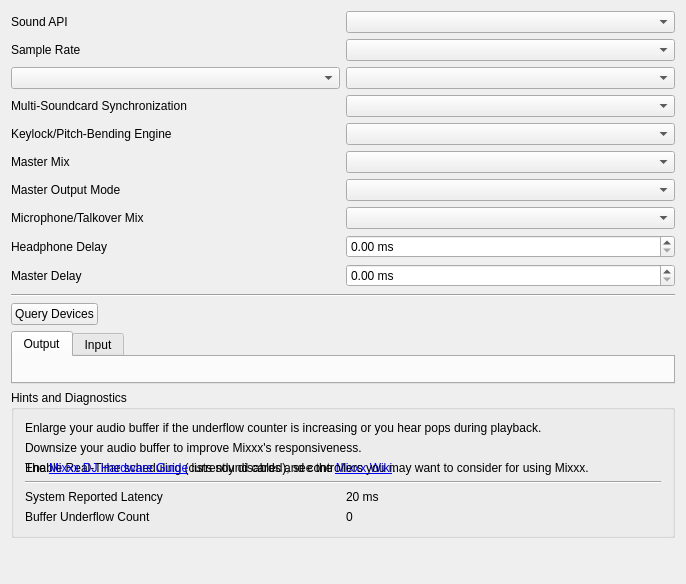
<?xml version="1.0" encoding="UTF-8"?>
<ui version="4.0">
 <class>DlgPrefSoundDlg</class>
 <widget class="QWidget" name="DlgPrefSoundDlg">
  <property name="geometry">
   <rect>
    <x>0</x>
    <y>0</y>
    <width>686</width>
    <height>584</height>
   </rect>
  </property>
  <property name="windowTitle">
   <string>Sound Hardware Preferences</string>
  </property>
  <layout class="QVBoxLayout" name="verticalLayout_2">
   <item>
    <layout class="QGridLayout" name="gridLayout">
     <item row="0" column="1">
      <widget class="QComboBox" name="apiComboBox"/>
     </item>
     <item row="8" column="0">
      <widget class="QLabel" name="headDelayLabel">
       <property name="text">
        <string>Headphone Delay</string>
       </property>
      </widget>
     </item>
     <item row="2" column="0">
       <widget class="QComboBox" name="audioFragmentsComboBox"/>
     </item>
     <item row="9" column="1">
      <widget class="QDoubleSpinBox" name="masterDelaySpinBox">
       <property name="suffix">
        <string extracomment="milliseconds"> ms</string>
       </property>
       <property name="decimals">
        <number>2</number>
       </property>
       <property name="maximum">
        <double>200.000000000000000</double>
       </property>
      </widget>
     </item>
     <item row="1" column="0">
      <widget class="QLabel" name="sampleRateLabel">
       <property name="text">
        <string>Sample Rate</string>
       </property>
       <property name="buddy">
        <cstring>sampleRateComboBox</cstring>
       </property>
      </widget>
     </item>
     <item row="10" column="0">
      <spacer name="outputVSpacer_3">
       <property name="orientation">
        <enum>Qt::Vertical</enum>
       </property>
       <property name="sizeType">
        <enum>QSizePolicy::MinimumExpanding</enum>
       </property>
       <property name="sizeHint" stdset="0">
        <size>
         <width>20</width>
         <height>1</height>
        </size>
       </property>
      </spacer>
     </item>
     <item row="1" column="1">
      <widget class="QComboBox" name="sampleRateComboBox"/>
     </item>
     <item row="2" column="1">
      <widget class="QComboBox" name="audioBufferComboBox"/>
     </item>
     <item row="0" column="0">
      <widget class="QLabel" name="apiLabel">
       <property name="text">
        <string>Sound API</string>
       </property>
       <property name="buddy">
        <cstring>apiComboBox</cstring>
       </property>
      </widget>
     </item>
     <item row="8" column="1">
      <widget class="QDoubleSpinBox" name="headDelaySpinBox">
       <property name="suffix">
        <string extracomment="milliseconds"> ms</string>
       </property>
       <property name="decimals">
        <number>2</number>
       </property>
       <property name="maximum">
        <double>200.000000000000000</double>
       </property>
      </widget>
     </item>
     <item row="9" column="0">
      <widget class="QLabel" name="masterDelayLabel">
       <property name="text">
        <string>Master Delay</string>
       </property>
      </widget>
     </item>
     <item row="3" column="0">
      <widget class="QLabel" name="deviceSyncLabel">
       <property name="text">
        <string>Multi-Soundcard Synchronization</string>
       </property>
      </widget>
     </item>
     <item row="3" column="1">
      <widget class="QComboBox" name="deviceSyncComboBox"/>
     </item>
     <item row="5" column="0">
      <widget class="QLabel" name="masteMixLabel">
       <property name="text">
        <string>Master Mix</string>
       </property>
      </widget>
     </item>
     <item row="5" column="1">
      <widget class="QComboBox" name="masterMixComboBox"/>
     </item>
     <item row="4" column="0">
      <widget class="QLabel" name="keylockLabel">
       <property name="text">
        <string>Keylock/Pitch-Bending Engine</string>
       </property>
       <property name="buddy">
        <cstring>keylockComboBox</cstring>
       </property>
      </widget>
     </item>
     <item row="4" column="1">
      <widget class="QComboBox" name="keylockComboBox"/>
     </item>
     <item row="6" column="0">
      <widget class="QLabel" name="masterMonoLabel">
       <property name="text">
        <string>Master Output Mode</string>
       </property>
      </widget>
     </item>
     <item row="6" column="1">
      <widget class="QComboBox" name="masterOutputModeComboBox"/>
     </item>
     <item row="7" column="0">
      <widget class="QLabel" name="micMixLabel">
       <property name="text">
        <string>Microphone/Talkover Mix</string>
       </property>
      </widget>
     </item>
     <item row="7" column="1">
      <widget class="QComboBox" name="micMixComboBox"/>
     </item>
    </layout>
   </item>
   <item>
    <widget class="Line" name="line_2">
     <property name="orientation">
      <enum>Qt::Horizontal</enum>
     </property>
    </widget>
   </item>
   <item>
    <layout class="QHBoxLayout" name="buttonsHLayout">
     <item>
      <widget class="QPushButton" name="queryButton">
       <property name="text">
        <string>Query Devices</string>
       </property>
      </widget>
     </item>
     <item>
      <spacer name="buttonsHSpacer">
       <property name="orientation">
        <enum>Qt::Horizontal</enum>
       </property>
       <property name="sizeHint" stdset="0">
        <size>
         <width>40</width>
         <height>20</height>
        </size>
       </property>
      </spacer>
     </item>
    </layout>
   </item>
   <item>
    <widget class="QTabWidget" name="ioTabs">
     <property name="sizePolicy">
      <sizepolicy hsizetype="MinimumExpanding" vsizetype="Expanding">
       <horstretch>0</horstretch>
       <verstretch>0</verstretch>
      </sizepolicy>
     </property>
     <property name="currentIndex">
      <number>0</number>
     </property>
     <widget class="QWidget" name="outputTab">
      <attribute name="title">
       <string>Output</string>
      </attribute>
      <layout class="QVBoxLayout" name="outputVLayout">
       <item>
        <spacer name="outputVSpacer">
         <property name="orientation">
          <enum>Qt::Vertical</enum>
         </property>
         <property name="sizeType">
          <enum>QSizePolicy::MinimumExpanding</enum>
         </property>
         <property name="sizeHint" stdset="0">
          <size>
           <width>20</width>
           <height>1</height>
          </size>
         </property>
        </spacer>
       </item>
      </layout>
     </widget>
     <widget class="QWidget" name="inputTab">
      <attribute name="title">
       <string>Input</string>
      </attribute>
      <layout class="QVBoxLayout" name="inputVLayout">
       <item>
        <spacer name="inputVSpacer">
         <property name="orientation">
          <enum>Qt::Vertical</enum>
         </property>
         <property name="sizeType">
          <enum>QSizePolicy::MinimumExpanding</enum>
         </property>
         <property name="sizeHint" stdset="0">
          <size>
           <width>20</width>
           <height>1</height>
          </size>
         </property>
        </spacer>
       </item>
      </layout>
     </widget>
    </widget>
   </item>
   <item>
    <widget class="QGroupBox" name="Hints">
     <property name="title">
      <string>Hints and Diagnostics</string>
     </property>
     <layout class="QGridLayout" name="gridLayout_6">
      <item row="0" column="0" colspan="2">
       <widget class="QLabel" name="underflowCounterHint">
        <property name="text">
         <string>Enlarge your audio buffer if the underflow counter is increasing or you hear pops during playback.</string>
        </property>
        <property name="wordWrap">
         <bool>true</bool>
        </property>
       </widget>
      </item>
      <item row="1" column="0" colspan="2">
       <widget class="QLabel" name="audioBufferHint">
        <property name="text">
         <string>Downsize your audio buffer to improve Mixxx's responsiveness.</string>
        </property>
        <property name="wordWrap">
         <bool>true</bool>
        </property>
       </widget>
      </item>
      <item row="2" column="0" colspan="2">
       <widget class="QLabel" name="limitsHint">
        <property name="text">
         <string>Enable Real-Time scheduling (currently disabled), see the &lt;a href=&quot;http://mixxx.org/wiki/doku.php/adjusting_audio_latency&quot;&gt;Mixxx Wiki&lt;/a&gt;.</string>
        </property>
        <property name="wordWrap">
         <bool>true</bool>
        </property>
        <property name="openExternalLinks">
         <bool>true</bool>
        </property>
       </widget>
      </item>
      <item row="2" column="0" colspan="2">
       <widget class="QLabel" name="hardwareGuide">
        <property name="text">
         <string>The &lt;a href=&quot;http://mixxx.org/wiki/doku.php/hardware_compatibility&quot;&gt;Mixxx DJ Hardware Guide&lt;/a&gt; lists sound cards and controllers you may want to consider for using Mixxx.</string>
        </property>
        <property name="wordWrap">
         <bool>true</bool>
        </property>
        <property name="openExternalLinks">
         <bool>true</bool>
        </property>
       </widget>
      </item>
      <item row="3" column="0" colspan="2">
       <widget class="Line" name="line">
        <property name="orientation">
         <enum>Qt::Horizontal</enum>
        </property>
       </widget>
      </item>
      <item row="4" column="0">
        <widget class="QLabel" name="latencyLabel">
         <property name="text">
          <string>System Reported Latency</string>
         </property>
         <property name="buddy">
          <cstring>audioBufferComboBox</cstring>
         </property>
        </widget>
       </item>
       <item row="4" column="1">
        <widget class="QLabel" name="currentLatency">
         <property name="text">
          <string>20 ms</string>
         </property>
        </widget>
       </item>
       <item row="5" column="0">
        <widget class="QLabel" name="underflowLabel">
         <property name="text">
          <string>Buffer Underflow Count</string>
         </property>
         <property name="buddy">
          <cstring>audioBufferComboBox</cstring>
         </property>
        </widget>
       </item>
       <item row="5" column="1">
        <widget class="QLabel" name="bufferUnderflowCount">
         <property name="text">
          <string>0</string>
         </property>
        </widget>
       </item>
     </layout>
    </widget>
   </item>
   <item>
    <spacer name="verticalSpacer">
     <property name="orientation">
      <enum>Qt::Vertical</enum>
     </property>
     <property name="sizeType">
      <enum>QSizePolicy::Expanding</enum>
     </property>
     <property name="sizeHint" stdset="0">
      <size>
       <width>20</width>
       <height>40</height>
      </size>
     </property>
    </spacer>
   </item>
  </layout>
 </widget>
 <layoutdefault spacing="6" margin="11"/>
 <tabstops>
  <tabstop>apiComboBox</tabstop>
  <tabstop>sampleRateComboBox</tabstop>
  <tabstop>audioBufferComboBox</tabstop>
  <tabstop>deviceSyncComboBox</tabstop>
  <tabstop>headDelaySpinBox</tabstop>
  <tabstop>masterDelaySpinBox</tabstop>
  <tabstop>ioTabs</tabstop>
  <tabstop>queryButton</tabstop>
 </tabstops>
 <resources/>
 <connections/>
</ui>
